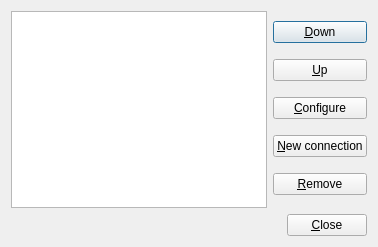
<?xml version="1.0" encoding="UTF-8"?>
<ui version="4.0">
 <class>Connection</class>
 <widget class="QDialog" name="Connection">
  <property name="geometry">
   <rect>
    <x>0</x>
    <y>0</y>
    <width>323</width>
    <height>247</height>
   </rect>
  </property>
  <property name="windowTitle">
   <string>Connection manager</string>
  </property>
  <property name="sizeGripEnabled">
   <bool>false</bool>
  </property>
  <layout class="QVBoxLayout" name="verticalLayout">
   <property name="margin">
    <number>11</number>
   </property>
   <item>
    <layout class="QHBoxLayout" name="horizontalLayout">
     <item>
      <widget class="QListWidget" name="lstConnection">
       <property name="sizePolicy">
        <sizepolicy hsizetype="Minimum" vsizetype="Expanding">
         <horstretch>0</horstretch>
         <verstretch>0</verstretch>
        </sizepolicy>
       </property>
       <property name="resizeMode">
        <enum>QListView::Adjust</enum>
       </property>
      </widget>
     </item>
     <item>
      <layout class="QVBoxLayout" name="verticalLayout_2">
       <item>
        <widget class="QPushButton" name="btnDown">
         <property name="text">
          <string>&amp;Down</string>
         </property>
        </widget>
       </item>
       <item>
        <widget class="QPushButton" name="btnUp">
         <property name="text">
          <string>&amp;Up</string>
         </property>
         <property name="autoDefault">
          <bool>true</bool>
         </property>
        </widget>
       </item>
       <item>
        <widget class="QPushButton" name="btnUpdate">
         <property name="text">
          <string>&amp;Configure</string>
         </property>
        </widget>
       </item>
       <item>
        <widget class="QPushButton" name="btnAdd">
         <property name="text">
          <string>&amp;New connection</string>
         </property>
        </widget>
       </item>
       <item>
        <widget class="QPushButton" name="btnRemove">
         <property name="text">
          <string>&amp;Remove</string>
         </property>
        </widget>
       </item>
      </layout>
     </item>
    </layout>
   </item>
   <item>
    <layout class="QHBoxLayout">
     <item>
      <spacer name="Horizontal Spacing2">
       <property name="orientation">
        <enum>Qt::Horizontal</enum>
       </property>
       <property name="sizeType">
        <enum>QSizePolicy::Expanding</enum>
       </property>
       <property name="sizeHint" stdset="0">
        <size>
         <width>20</width>
         <height>20</height>
        </size>
       </property>
      </spacer>
     </item>
     <item>
      <widget class="QPushButton" name="buttonCancel">
       <property name="text">
        <string>&amp;Close</string>
       </property>
       <property name="autoDefault">
        <bool>true</bool>
       </property>
      </widget>
     </item>
    </layout>
   </item>
  </layout>
 </widget>
 <pixmapfunction>qPixmapFromMimeSource</pixmapfunction>
 <tabstops>
  <tabstop>buttonCancel</tabstop>
 </tabstops>
 <resources/>
 <connections>
  <connection>
   <sender>buttonCancel</sender>
   <signal>clicked()</signal>
   <receiver>Connection</receiver>
   <slot>reject()</slot>
   <hints>
    <hint type="sourcelabel">
     <x>20</x>
     <y>20</y>
    </hint>
    <hint type="destinationlabel">
     <x>20</x>
     <y>20</y>
    </hint>
   </hints>
  </connection>
 </connections>
</ui>
